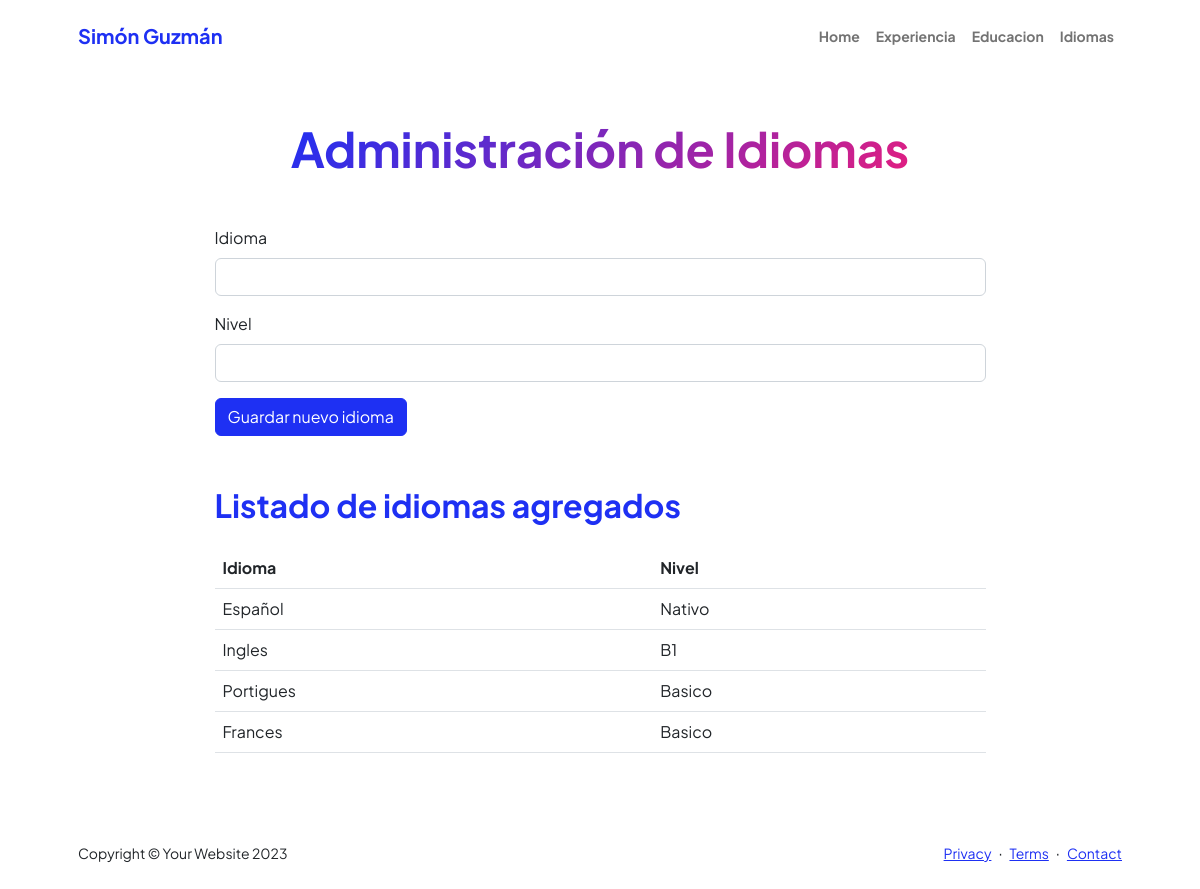
The page /AppCurriculum/idiomas on the database as committed earlier.
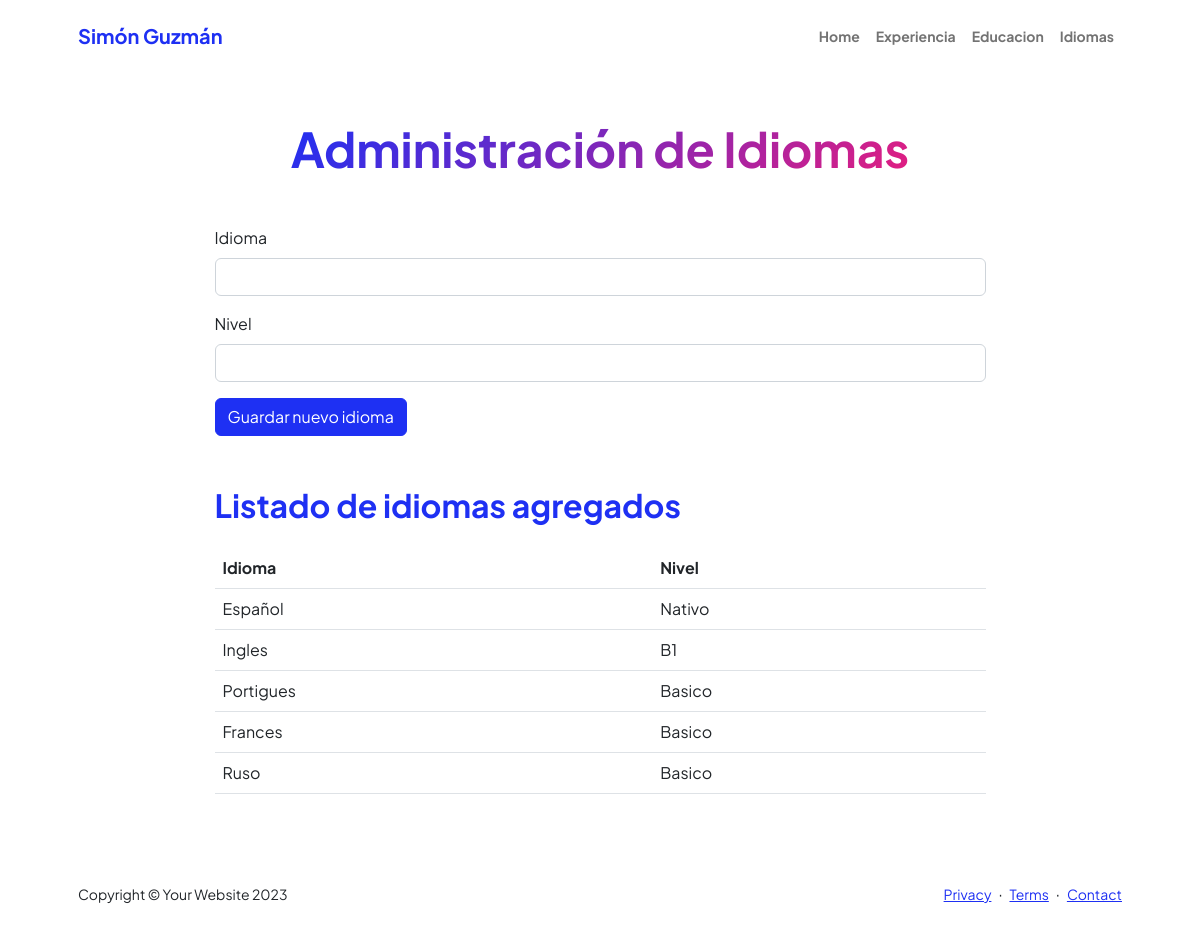
The same page on the database as committed later.
### AppCurriculum/models.py (models this page shows, shortened)
class Idiomas(models.Model):
    idioma = models.CharField(max_length=50)
    nivel = models.CharField(max_length=20)

### AppCurriculum/views.py (the view)
# urls.py: path('idiomas',views.idiomas,name="Idiomas"),
def idiomas(request):
    idiomas = Idiomas.objects.all()
    if request.method == 'POST':
        miFormulario = IdiomaFormulario(request.POST)
        if miFormulario.is_valid():
            informacion = miFormulario.cleaned_data
            exp = Idiomas(idioma=informacion['idioma'],nivel=informacion['nivel'])
            exp.save()
            miFormulario = IdiomaFormulario()
            return render(request,"AppCurriculum/idiomas.html",{"idiomas":idiomas,"miFormulario":miFormulario,"resp":"Datos guardados Correctamente"})
    else:
        miFormulario = IdiomaFormulario()
    return render(request,"AppCurriculum/idiomas.html",{"idiomas":idiomas,"miFormulario":miFormulario})

### AppCurriculum/forms.py
class IdiomaFormulario(forms.Form):
    idioma = forms.CharField(label='Idioma', max_length=100,widget=forms.TextInput(attrs={'class': 'form-control'}))
    nivel = forms.CharField(label='Nivel', max_length=100,widget=forms.TextInput(attrs={'class': 'form-control'}))
    def __init__(self, *args, **kwargs):
        super().__init__(*args, **kwargs)
        self.helper = FormHelper(self)
        self.helper.layout = Layout(
            'idioma',
            'nivel',
            Submit('submit', 'Guardar', css_class='btn btn-primary')
        )

### AppCurriculum/templates/AppCurriculum/idiomas.html (shortened to what this page needs)
{% extends "AppCurriculum/template.html" %}
{% load static %}
{% block datosDinamicos %}
<div class="container px-5 my-5">
    <div class="text-center mb-5">
        <h1 class="display-5 fw-bolder mb-0"><span class="text-gradient d-inline">Administración de Idiomas</span></h1>
    </div>
    <div class="row gx-5 justify-content-center">
        <div class="col-lg-11 col-xl-9 col-xxl-8">
              <section style="margin-bottom: 50px;">
              <form action="" method="POST" class="mb-3">{% csrf_token %}
                <div class="mb-3">
                  <label for="{{ miFormulario.idioma.id_for_label }}" class="form-label">{{ miFormulario.idioma.label }}</label>
                  {{ miFormulario.idioma }}
              </div>
              <div class="mb-3">
                  <label for="{{ miFormulario.nivel.id_for_label }}" class="form-label">{{ miFormulario.nivel.label }}</label>
                  {{ miFormulario.nivel }}
              </div>
              <div class="mb-3">
                <input class="btn btn-primary" type="submit" value="Guardar nuevo idioma">
              </div>
              </form>
            </section>
            <section>
                <table class="table caption-top">
                    <div class="d-flex align-items-center justify-content-between mb-4">
                        <h2 class="text-primary fw-bolder mb-0">Listado de idiomas agregados</h2>
                    </div>
                    <thead>
                      <tr>
                        <th scope="col">Idioma</th>
                        <th scope="col">Nivel</th>
                      </tr>
                    </thead>
                    <tbody>
                      {% for info in idiomas %}
                      <tr>
                        <td>{{info.idioma}}</td>
                        <td>{{info.nivel}}</td>
                      </tr>
                      {% endfor%}
                    </tbody>
                </table>
            </section>
        </div>
    </div>
</div>
{% endblock %}

Rows that differ between the two databases and show on the page:
added Idiomas: idioma "Ruso", nivel "Basico"
